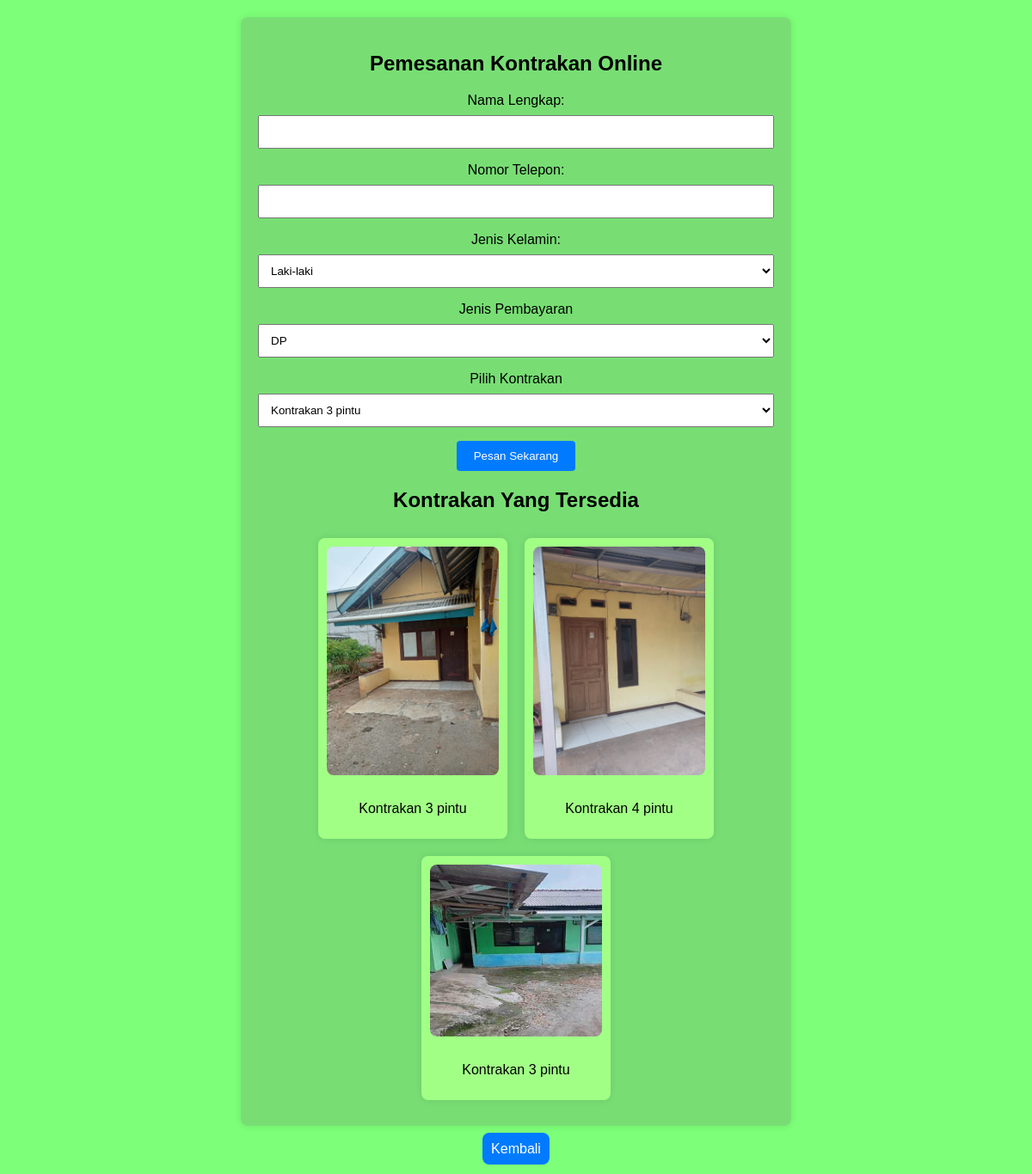
Page /pesanan.php (signed in) on the committed database.
### tables this page shows
CREATE TABLE `kontrakan` (
  `no_kontrakan` int(11) NOT NULL,
  `tipe` varchar(255) NOT NULL,
  `harga` int(11) NOT NULL,
  `deskripsi` text DEFAULT NULL,
  `status` varchar(255) NOT NULL DEFAULT 'tersedia',
  `gambar` text DEFAULT NULL
);

### function.php (called while the page is built)
<?php
$koneksi = mysqli_connect("localhost", "root", "", "loginkontrakan");
function query($query)
{
    global $koneksi;
    $result = mysqli_query($koneksi, $query);
    $rows = [];
    while ($row = mysqli_fetch_array($result)) {
        $rows[] = $row;
    }
    return $rows;
}

### pesanan.php (the view, shortened to what this page needs)
<!DOCTYPE html>
<html lang="en">
<head>
</head>
<?php
require 'function.php';
$kontrakan = query("SELECT * FROM kontrakan");
$pembayaran = query("SELECT * FROM pembayaran");
?>
<body>
  <form action="" method="post" enctype="multipart/form-data">
    <h2>Pemesanan Kontrakan Online</h2>
    <label for="name">Nama Lengkap:</label>
    <input type="text" id="name" name="name" required>
    <label for="phone">Nomor Telepon:</label>
    <input type="tel" id="phone" name="phone" required>
    <label for="gender">Jenis Kelamin:</label>
    <select id="gender" name="gender" required>
      <option value="male">Laki-laki</option>
    </select>
    <label for="pay">Jenis Pembayaran</label>
    <select id="pay" name="pay" required>
      <?php foreach ($pembayaran as $metode) { ?>
        <option value="<?= $metode['id_pembayaran'] ?>"><?= $metode['metode_bayar'] ?></option>
      <?php } ?>
    </select>
    <label for="kontrakan">Pilih Kontrakan</label>
    <select id="kontrakan" name="kontrakan" required>
      <?php foreach ($kontrakan as $kamar) { ?>
        <option value="<?= $kamar['no_kontrakan'] ?>"> Kontrakan <?= $kamar['tipe'] ?></option>
      <?php } ?>
    </select>
    <button type="submit" name="pesan">Pesan Sekarang</button>
    <h2> Kontrakan Yang Tersedia </h2>
    <div class="available-kosan">
      <?php foreach ($kontrakan as $kamar) { ?>
        <div class="kosan-card">
          <img src="<?= 'gambar/' . $kamar['gambar'] ?>" alt="Kontrakan 1">
          <p>Kontrakan <?= $kamar['tipe'] ?></p>
        </div>
      <?php } ?>
    </div>
  </form>
  <br>
  <div class="bwh">
    <a href="homepage.php"> Kembali </a>
  </div>
</body>
</html>

### pesanan.php (style rules this page uses)
body { font-family: 'Arial', sans-serif; margin: 0; padding: 20px; background-color: #43ff3daf; text-align: center; }
form { max-width: 600px; margin: 0 auto; background-color: #66666636; padding: 20px; border-radius: 8px; box-shadow: 0 0 10px rgba(0, 0, 0, 0.1); }
label { display: block; margin-bottom: 8px; }
input, select { width: 100%; padding: 10px; margin-bottom: 16px; box-sizing: border-box; }
button { background-color: #007BFF; color: #fff; padding: 10px 20px; border: none; border-radius: 4px; cursor: pointer; }
.available-kosan { margin-top: 20px; display: flex; flex-wrap: wrap; justify-content: center; }
.kosan-card { width: 200px; margin: 10px; padding: 10px; background-color: #A2FF86; border-radius: 8px; box-shadow: 0 0 10px rgba(0, 0, 0, 0.1); text-align: center; }
img { max-width: 100%; height: auto; border-radius: 8px; margin-bottom: 10px; }
.bwh a { text-decoration: none; width: 100%; padding: 10px; box-sizing: border-box; background-color: #007BFF; color: #fff; border-radius: 8px; }

### rows in the picture
kontrakan: gambar (picture), tipe "3 pintu"
kontrakan: gambar (picture), tipe "4 pintu"
kontrakan: gambar (picture), tipe "3 pintu"

### other values in the picture
form field pay "DP"
